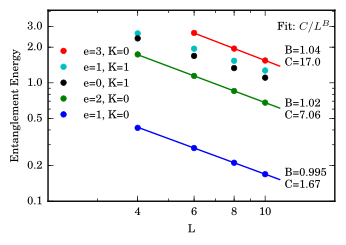

Write the Python code that produced this figure.
# coding: utf-8
from __future__ import division
from matplotlib.backends.backend_pdf import PdfPages
from DataAnalysis import data
from DataAnalysis import PEPS_plots as pp
import numpy as np
from matplotlib import pyplot as plt
from PEPS import IO_helper as IO
from PEPS import spectra_analyzer as spec
from PEPS.CylinderPEPS import run

show_fit_details = True
show_legend = True

############ Go to state data
i=10
stri = str(i)
IO.go_to_data_parent('interpolatedboson/a'+stri)
IO.add_to_path()
state = IO.get_state()
Ls = range(2, 11, 2)
L_min, L_max = min(Ls), max(Ls)
shift_func = lambda L: 0.3*(L-L_max-1)/(L_max - L_min)

# if needed create edge spectrum
params = IO.Params.kw('LKN', L=Ls, K=[0], N=[0])
for p in params:
    run.create_edge_spectrum(state, p, overwrite=False)

# load and prepare spectrum    
spectrum = pp.load_edge_spectrum(state, Ls)
spectrum = pp.shift_boson_number(spectrum)
spectrum.add_as_prop(pp.energy, val='val')
data_name = 'energy'
pp.shift_and_scale(spectrum, scale=0) #just shift
data_name = 'E'
all_points = list(spectrum.points())
spec_points = spectrum.collect(['K', 'N', 'band'], 'L', data_name)


# set plot details
from sfig import ticker

# from matplotlib import rcParams, ticker
# plot_params = {'axes.labelsize': 8,   # 8
               # 'title.fontsize': 8,   # 8
               # 'legend.fontsize': 8,  # 8
               # 'font.size': 8,        # 8
               # 'xtick.labelsize': 8,  # 8
               # 'ytick.labelsize': 8,  # 8
               # 'lines.markersize': 8, # 8
               # 'savefig.bbox': 'tight',   # tight
               # 'savefig.pad_inches': 0.1, # 0.1
               # 'text.usetex': True,
               # 'font.family': 'serif',
               # 'text.latex.preamble' : [r'\usepackage{amsmath}'],
               # 'figure.figsize': (3.5, 2.5)}  # (3.5, 2.5) default
# rcParams.update(plot_params)

#some helper functions
from PEPS import analysis as a

def get_spec_point(K, N, band):
    return spec_points[data.odict(zip(['K', 'N', 'band'],[K,N,band]))]
def E(K, N, band):
    return get_spec_point(K, N, band).view('E')
def LL(K, N, band):
    return get_spec_point(K, N, band).view('L')
def remove_most_recent_line(ax):
    lines = ax.get_lines()
    line = lines[-1]
    line.remove()
    plt.draw()
def try_fit(xdata, ydata, func, color, weights, max_x, txt_coords, txt_func):
    extrap = np.arange(min(xdata), max_x+0.01, 0.01)
    interp, params, R = a.curve_fit_xy(xdata, ydata, func, extrap, weights=weights)
    #plt.plot(xdata, ydata, ls='', marker='.', markersize=4)
    line = plt.plot(extrap, interp, ls='-', color=color)
    if show_fit_details:
        text = plt.text(txt_coords[0], txt_coords[1], txt_func(params))
    else:
        text=0
    return params, R, line, text
    
#set up the plot

fig = plt.plot()
ax = plt.gca()
plt.xscale('log')
ax.set_xticks(range(2, 12, 2))
ax.xaxis.set_major_formatter(ticker.FuncFormatter(lambda x, pos: str(int(IO.round_sig(x, 2)))))
plt.yscale('log')
ax.set_yticks([0.1, 0.2, 0.5, 1, 2, 3])
ax.yaxis.set_major_formatter(ticker.FuncFormatter(lambda x, pos: str(IO.round_sig(x, 2))))

#labels = ['$\\vert 1, 0 \\rangle$', u'$\\vert 2, 0 \\rangle$', u'$\\vert 3, 0 #\\rangle$',
#  u'$j_{-1} \\vert 0, 0 \\rangle$', '$j_{-1}\\vert 1, 0 \\rangle$']

labels = ['e=1, K=0', 'e=2, K=0', 'e=3, K=0',
 'e=0, K=1', 'e=1, K=1']
 
pl = lambda x, a, b: b*x**(-a)
pl3_txt = lambda params: 'B='+str(IO.round_sig(params[0],3))+'\nC='+str(IO.round_sig(params[1],3))
pl_txt = lambda params: 'B='+str(IO.round_sig(params[0]))+'\nC='+str(IO.round_sig(params[1]))

text_x = 11.5
max_x_in_fit = 11.1

#line 2
plt.plot(LL(0, 6, 0), E(0, 6, 0), label=labels[2], marker='.', color='r', ls='')
params, R, line, text = try_fit(LL(0, 6, 0), E(0, 6, 0), pl, 'r', [1/2**x for x in LL(0, 6, 0)], max_x_in_fit, [text_x, 1.4], pl3_txt)

#line 4
plt.plot(LL(1, 2, 0), E(1, 2, 0), label=labels[4], marker='.',markersize=8, color='c', ls='')
#params, R, line, text = try_fit(LL(1, 2, 0)[1:], E(1, 2, 0)[1:], pl, 'k', [1/2**x for x in LL(1, 0, 0)[1:]], max_x_in_fit, [11, 0.8], pl3_txt)

#line 3 (j-1 |00>)
plt.plot(LL(1, 0, 0), E(1, 0, 0), label=labels[3], marker='.', color='k', ls='')
#params, R, line, text = try_fit(LL(1, 0, 0)[1:], E(1, 0, 0)[1:], pl, 'k', [1/2**x for x in LL(1, 0, 0)[1:]], max_x_in_fit, [text_x, 1.6], pl3_txt)

#line 1
plt.plot(LL(0, 4, 0), E(0, 4, 0), label=labels[1], marker='.', color='g', ls='')
params, R, line, text = try_fit(LL(0, 4, 0), E(0, 4, 0), pl, 'g', [1/2**x for x in LL(0, 4, 0)], max_x_in_fit, [text_x, .5], pl3_txt)

# line 0
plt.plot(LL(0, 2, 0), E(0, 2, 0), label=labels[0], marker='.', color='b', ls='')
params, R, line, text = try_fit(LL(0, 2, 0)[1:], E(0, 2, 0)[1:], pl, 'b', [1/2**x for x in LL(0, 2, 0)[1:]], max_x_in_fit, [text_x, .13], pl3_txt)

# final text
if show_fit_details:
    text = plt.text(text_x-0.6, 2.8, 'Fit: $C/L^B$')
#text.set_x(text_x-0.3)
#text.set_y(2.6)

# legend
if show_legend:
    plt.legend(loc=(0, 0.4), numpoints=1, frameon=False)
#handles, labels = ax.get_legend_handles_labels()
plt.xlabel('L')
plt.ylabel('Entanglement Energy')
#plt.ylabel('Entanglement Energy $E=-Log(\\rho/\\rho_0)$')
#plt.title('Scaling of low entanglement-energy spectrum')
plt.xlim(2.1, 16.5)
plt.ylim(0.1, 4.1)
if not show_legend:
    plt.xlim(xmin=3.8)
if not show_fit_details:
    plt.xlim(xmax=11.5)
plt.tight_layout()
plt.show()
